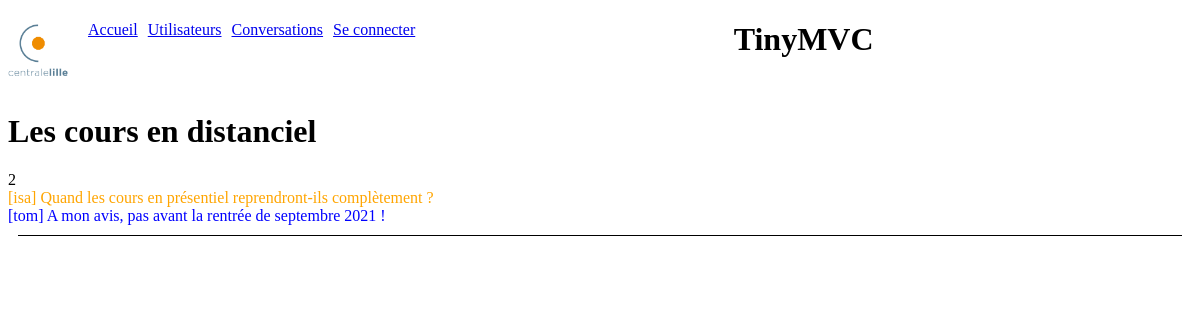
The page /index.php?view=chat&idConv=2 on the database its author committed.
### tables this page shows
CREATE TABLE `chat_conversations` (
  `id` int(11) NOT NULL COMMENT 'Clé primaire',
  `active` tinyint(1) NOT NULL DEFAULT '1' COMMENT 'indique si la conversation est active',
  `theme` varchar(40) NOT NULL COMMENT 'Thème de la conversation'
);

CREATE TABLE `chat_messages` (
  `id` int(11) NOT NULL COMMENT 'Identifiant du message',
  `idConversation` int(11) NOT NULL COMMENT 'Clé étrangère vers la table des conversations',
  `idAuteur` int(11) NOT NULL COMMENT 'clé étrangère vers la table des auteurs',
  `contenu` varchar(100) NOT NULL COMMENT 'Contenu du message'
);

CREATE TABLE `chat_users` (
  `id` int(11) NOT NULL COMMENT 'clé primaire, identifiant numérique auto incrémenté',
  `pseudo` varchar(20) NOT NULL COMMENT 'pseudo',
  `passe` varchar(20) NOT NULL COMMENT 'mot de passe',
  `blacklist` tinyint(1) NOT NULL DEFAULT '0' COMMENT 'indique si l''utilisateur est en liste noire',
  `admin` tinyint(1) NOT NULL DEFAULT '0' COMMENT 'indique si l''utilisateur est un administrateur',
  `couleur` varchar(10) NOT NULL DEFAULT 'black' COMMENT 'indique la couleur préférée de l''utilisateur, en anglais',
  `hash` varchar(100) NOT NULL DEFAULT 'hash'
);

### libs/maLibUtils.php (called while the page is built, shortened)
<?php
function valider($nom,$type="REQUEST")
{
	switch($type)
	{
		case 'REQUEST':
		if(isset($_REQUEST[$nom]) && !($_REQUEST[$nom] == ""))
			return proteger($_REQUEST[$nom]);
		break;
		case 'SESSION':
		if(isset($_SESSION[$nom]) && !($_SESSION[$nom] == ""))
			return $_SESSION[$nom];
		break;
	}
	return false;
}
function getValue($nom,$defaut=false,$type="REQUEST")
{
	if (($resultat = valider($nom,$type)) === false)
		$resultat = $defaut;
	return $resultat;
}
function proteger($str)
{
	if (is_array($str))
	{
		$nextTab = array();
		foreach($str as $cle => $val)
		{
			$nextTab[$cle] = addslashes($val);
		}
		return $nextTab;
	}
	else
		return addslashes ($str);
}
?>

### libs/maLibSQL.pdo.php (called while the page is built, shortened)
<?php
include_once "config.php";
function SQLSelect($sql)
{
 	global $BDD_host;
	global $BDD_base;
 	global $BDD_user;
 	global $BDD_password;
	try {
		$dbh = new PDO("mysql:host=$BDD_host;dbname=$BDD_base", $BDD_user, $BDD_password);
	} catch (PDOException $e) {
		die("<font color=\"red\">SQLSelect: Erreur de connexion : " . $e->getMessage() . "</font>");
	}
	$dbh->exec("SET CHARACTER SET utf8");
	$res = $dbh->query($sql);
	$num = $res->rowCount();
	if ($num==0) return false;
	else return $res;
}
function parcoursRs($result)
{
	$result->setFetchMode(PDO::FETCH_ASSOC);
	while ($ligne = $result->fetch())
		$tab[]= $ligne;
	return $tab;
}
?>

### libs/modele.php (called while the page is built, shortened)
<?php
include_once("maLibSQL.pdo.php");
function getConversation($idConv){
	$SQL = "SELECT theme, active FROM chat_conversations WHERE id='$idConv'";
	$rs = parcoursRs(SQLSelect($SQL));
	if (count($rs)) return $rs[0];
	else return array();
}
function getMessages($idConv) {
	$SQL = "SELECT m.id, m.contenu, u.pseudo as auteur, u.couleur ";
	$SQL .= " FROM chat_users u INNER JOIN chat_messages m";
	$SQL .= " ON m.idAuteur = u.id ";
	$SQL .= " WHERE m.idConversation='$idConv'";
	$SQL .= " AND u.blacklist=0";
	$SQL .= " ORDER BY m.id ASC";
	return parcoursRs(SQLSelect($SQL));
}
?>

### templates/chat.php (the view, shortened to what this page needs)
<?php
include_once("libs/modele.php");
include_once("libs/maLibUtils.php");
$idConv = getValue("idConv");
$dataConv = getConversation($idConv);
echo "<h1>$dataConv[theme]</h1>";
$messages = getMessages($idConv);
echo count($messages);
foreach ($messages as $nextM) {
	echo '<div style="color:' . $nextM["couleur"] . '">';
	echo "[" . $nextM["auteur"] . "] ";
	echo $nextM["contenu"];
	echo "</div>";
}
?>

### rows shown on the page
chat_conversations: theme "Les cours en distanciel"
chat_messages: idAuteur.pseudo "isa", contenu "Quand les cours en présentiel reprendront-ils complètement ?"
chat_messages: idAuteur.pseudo "tom", contenu "A mon avis, pas avant la rentrée de septembre 2021 !"

### other values the page prints
count($messages) "2"
